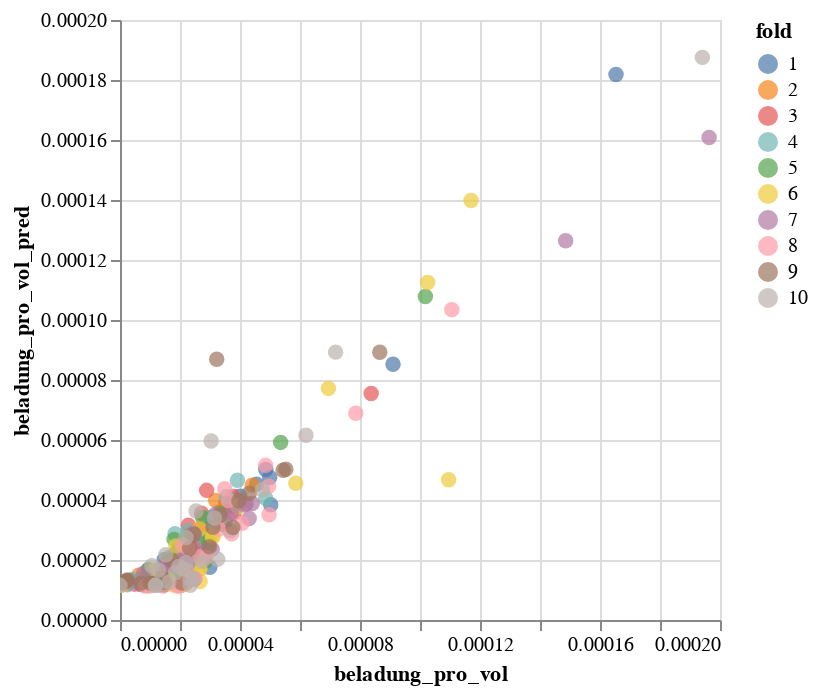

Notebook source saved alongside this figure:
### Markdown cell above
PARITY PLOT - ALT

### Code cell
alt.Chart(results).mark_circle(size=60).encode(
    x=label,
    y=f"{label}_pred",
    color="fold:N",
    tooltip=["structure_name", label, f"{label}_pred", "abs_rel_deviation", "fold"]
).interactive()

### Figure 1 — Vega-Lite specification as saved in the notebook (floating-point values rounded to 4 significant figures; data arrays with more than 128 entries replaced by an {"elided": "..."} marker saying what was removed)
{"config": {"view": {"continuousWidth": 300, "continuousHeight": 300}}, "data": {"name": "data-a3c502104ddf2a924e0ab1d757fa2c07"}, "mark": {"type": "circle", "size": 60}, "encoding": {"color": {"field": "fold", "type": "nominal"}, "tooltip": [{"field": "structure_name", "type": "nominal"}, {"field": "beladung_pro_vol", "type": "quantitative"}, {"field": "beladung_pro_vol_pred", "type": "quantitative"}, {"field": "abs_rel_deviation", "type": "quantitative"}, {"field": "fold", "type": "quantitative"}], "x": {"field": "beladung_pro_vol", "type": "quantitative"}, "y": {"field": "beladung_pro_vol_pred", "type": "quantitative"}}, "params": [{"name": "param_3", "select": {"type": "interval", "encodings": ["x", "y"]}, "bind": "scales"}], "$schema": "https://vega.github.io/schema/vega-lite/v5.20.1.json", "datasets": {"data-a3c502104ddf2a924e0ab1d757fa2c07": {"elided": "245 records"}}}
